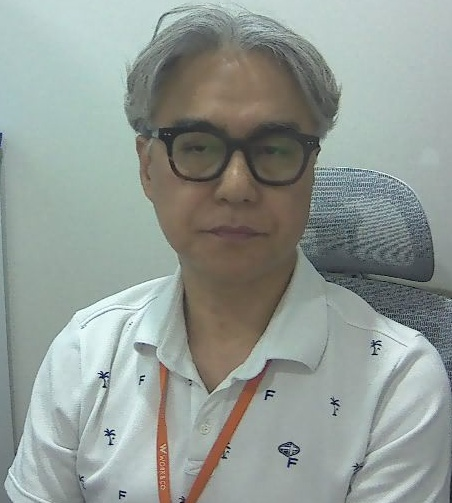
#> input picture 06_PoseEstimation/pose_img/person/sitting_pose/person_0.jpg, 452 x 503 px, given in place of the camera
$ python 08_Sobel_edge_test.py   (older library calls are emulated)
#> lines starting #> are read from the running program, lines starting #| are printed output that depends on the picture; after the words box and inside, x2 and y2 are one past the last pixel; in counts of white or black regions, pixels touching at a corner belong together
import cv2
import os
import time
import imutils
import numpy as np

# =================================================================
# 초기값 설정
# =================================================================
try:
    script_dir = os.path.dirname(os.path.abspath(__file__))
except NameError:
    script_dir = os.getcwd()

os.chdir(script_dir)
Videos_dir = os.path.abspath(os.path.join(script_dir, "../00_Sample_Video"))
video_file = os.path.join(Videos_dir, "input", "driver.mp4")

# =================================================================
# 카메라 / 파일 읽기
# =================================================================
cap = cv2.VideoCapture(0)  # 웹캠
# cap = cv2.VideoCapture(video_file)  # 파일

if not cap.isOpened():
    print(f"Error: 비디오를 열 수 없습니다. 경로: {video_file}")
    exit()

time.sleep(2.0)

while True:
    ret, frame = cap.read()
#> frame is the input picture: shape (503, 452, 3); mean B, G, R 149.4, 154.6, 146.2
    if not ret:
        print("비디오가 끝났거나 에러가 발생했습니다.")
        break

    frame = imutils.resize(frame, width=720)
#> frame: shape (801, 720, 3)

    # 입력영상 graysale 처리
    gray = cv2.cvtColor(frame, cv2.COLOR_BGR2GRAY)
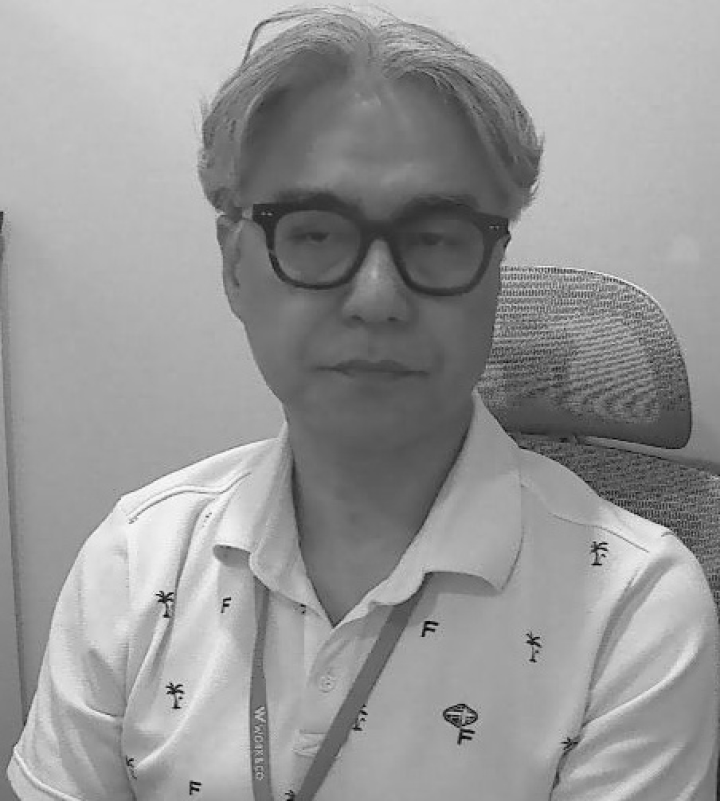
#> gray: shape (801, 720); min 2, max 251, mean 151.4

    # (선택) 노이즈 감소
    blurred = cv2.GaussianBlur(gray, (5, 5), 0)

    # =================================================================
    # Sobel Edge Detection
    # =================================================================
    sobelX = cv2.Sobel(blurred, cv2.CV_64F, 1, 0, ksize=3)
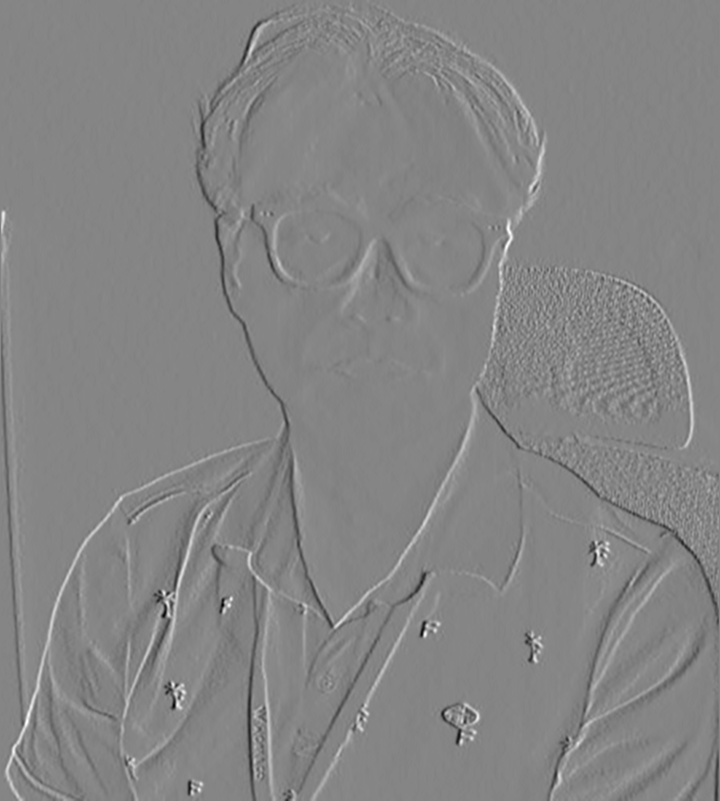
#> sobelX: shape (801, 720) float64; min -331, max 303, mean -0.1; drawn with min black and max white
    sobelY = cv2.Sobel(blurred, cv2.CV_64F, 0, 1, ksize=3)
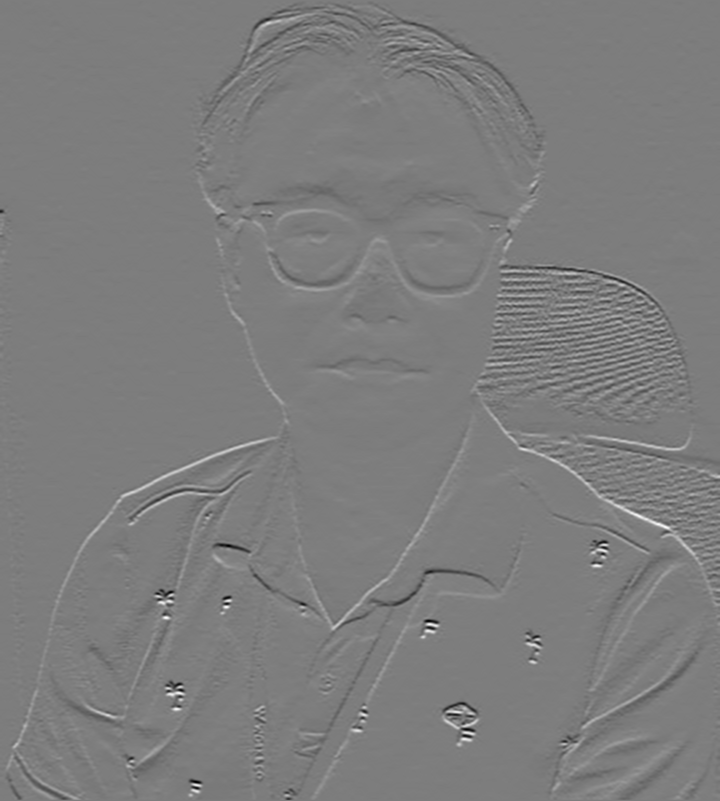
#> sobelY: shape (801, 720) float64; min -373, max 385, mean -0.6; drawn with min black and max white
    abs_sobelX = cv2.convertScaleAbs(sobelX)
    abs_sobelY = cv2.convertScaleAbs(sobelY)
    sobel_combined = cv2.addWeighted(abs_sobelX, 0.5, abs_sobelY, 0.5, 0)
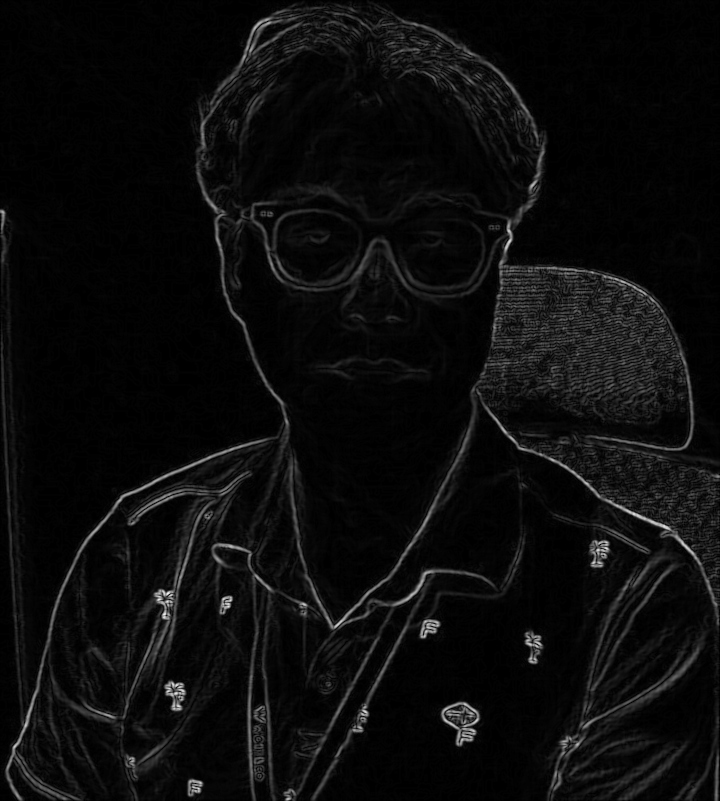
#> sobel_combined: shape (801, 720); min 0, max 240, mean 11.7

    # --- 추가: Sobel "magnitude" 계산 → 0~255로 정규화 → 임계값 150 이진화 ---
    sobel_mag = cv2.magnitude(sobelX.astype(np.float32), sobelY.astype(np.float32))
    sobel_mag_u8 = cv2.normalize(sobel_mag, None, 0, 255, cv2.NORM_MINMAX).astype(np.uint8)
    _, sobel_binary = cv2.threshold(sobel_mag_u8, 150, 255, cv2.THRESH_BINARY)
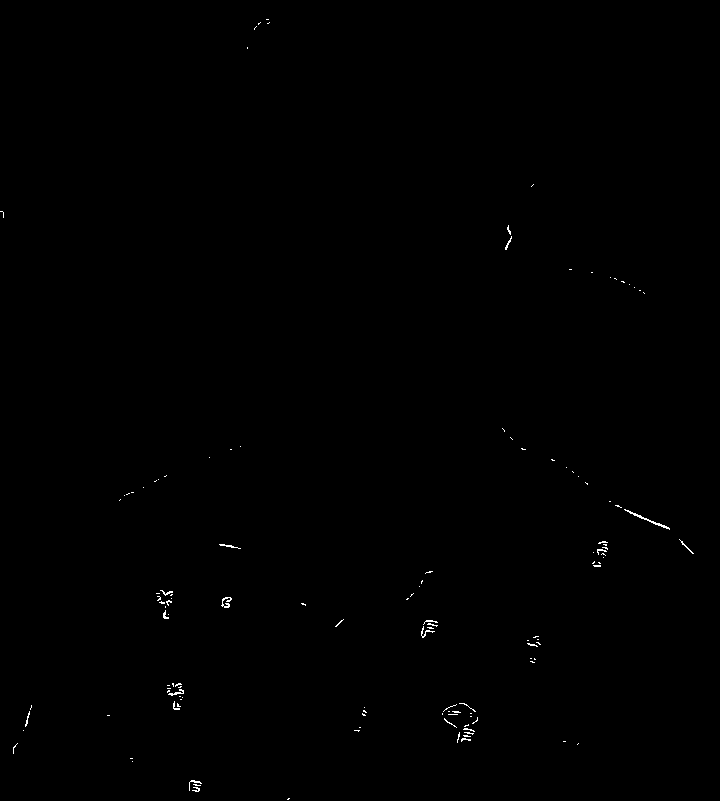
#> sobel_binary: shape (801, 720); 0.21% white in thin lines or dots


    # =================================================================
    # Canny Edge Detection
    # =================================================================
    canny_edges = cv2.Canny(blurred, 50, 150)
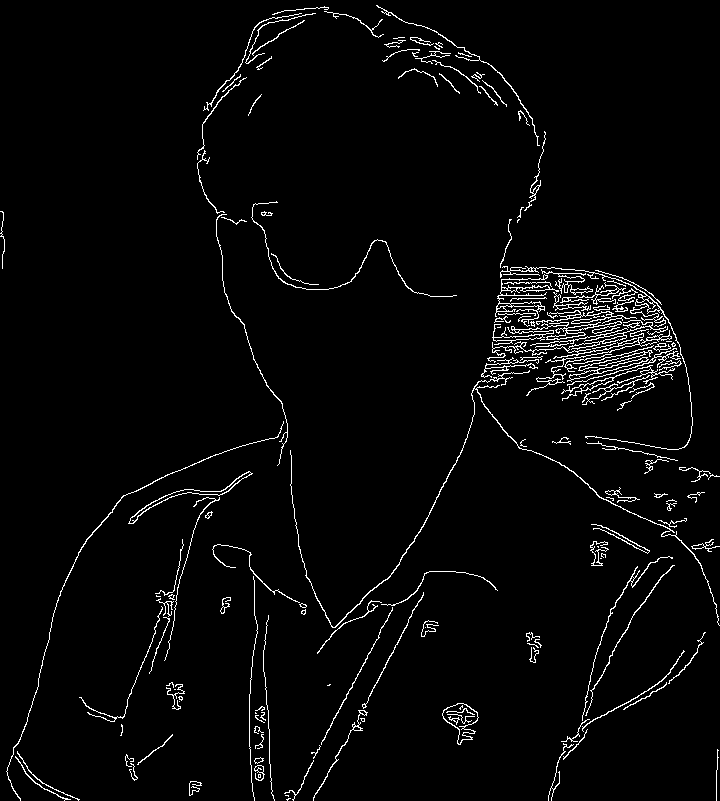
#> canny_edges: shape (801, 720); 3% white in thin lines or dots

    # =================================================================
    # Prewitt Edge Detection (개선 버전: float 연산 + magnitude)
    # =================================================================
    # 커널 (부호는 관례상 아래처럼 사용)
    kx = np.array([[-1, 0, 1],
                   [-1, 0, 1],
                   [-1, 0, 1]], dtype=np.float32)     # Gx
    ky = np.array([[ 1,  1,  1],
                   [ 0,  0,  0],
                   [-1, -1, -1]], dtype=np.float32)   # Gy

    # float으로 컨볼루션 → 음수/양수 보존
    px = cv2.filter2D(blurred, cv2.CV_32F, kx)
    py = cv2.filter2D(blurred, cv2.CV_32F, ky)
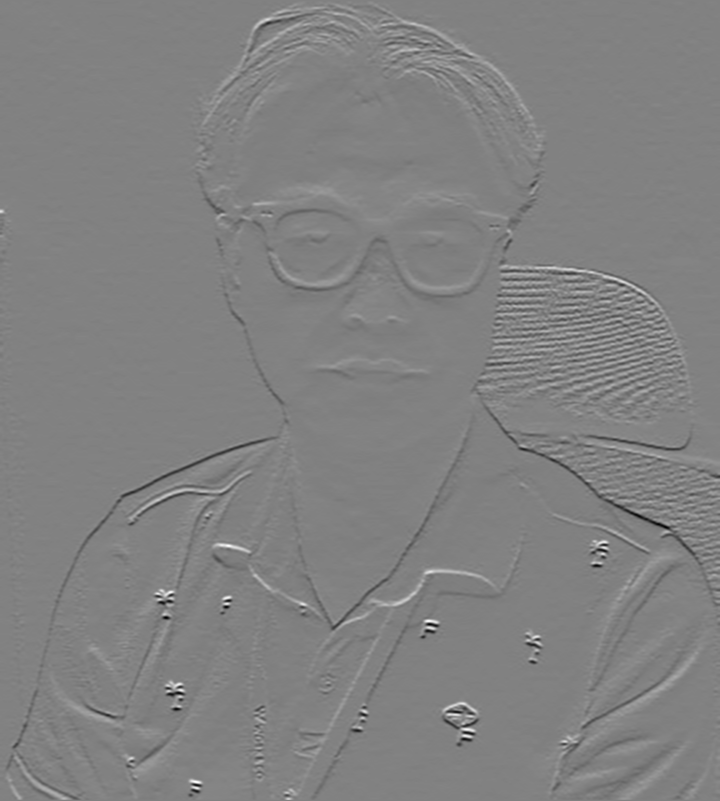
#> py: shape (801, 720) float32; min -286, max 278, mean 0.4; drawn with min black and max white

    # 크기(표준) 계산 후 8비트로 변환
    prewitt_mag = cv2.magnitude(px, py)           # sqrt(Gx^2 + Gy^2)
    operator_edges = cv2.convertScaleAbs(prewitt_mag)

    # =================================================================
    # 결과 영상 출력
    # =================================================================
    cv2.imshow("Original Frame", frame)
    cv2.imshow("Grayscale", gray)
    cv2.imshow("Sobel Edge Detection", sobel_combined)
    cv2.imshow("Canny Edge Detection", canny_edges)
    cv2.imshow("Prewitt Edge Detection", operator_edges)
    cv2.imshow("Sobel Magnitude (0~255)", sobel_mag_u8)     # 비교용(그레이스케일)
    cv2.imshow("Sobel Binary (T=150)", sobel_binary)        # 이진 영상


    key = cv2.waitKey(1) & 0xFF
#> (key q is pressed here)
    if key == ord("q"):
        break

cap.release()
cv2.destroyAllWindows()

$ run again, on 06_PoseEstimation/pose_img/person/sitting_pose/person_1.jpg
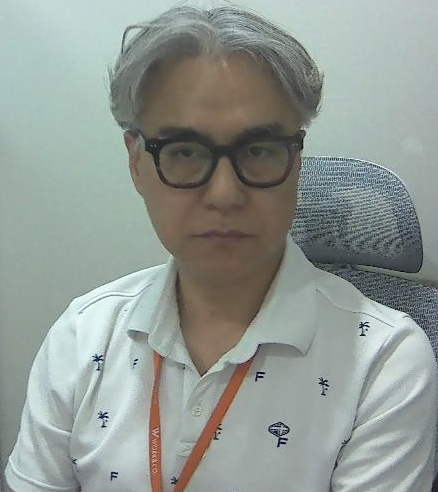
#> input picture 06_PoseEstimation/pose_img/person/sitting_pose/person_1.jpg, 438 x 492 px, given in place of the camera
#> frame is the input picture: shape (492, 438, 3); mean B, G, R 148.3, 153.9, 145.9
#> frame: shape (808, 720, 3)
#> `_, sobel_binary = cv2.threshold(sobel_mag_u8, 150, 255, cv2.THRESH_BIN..`:
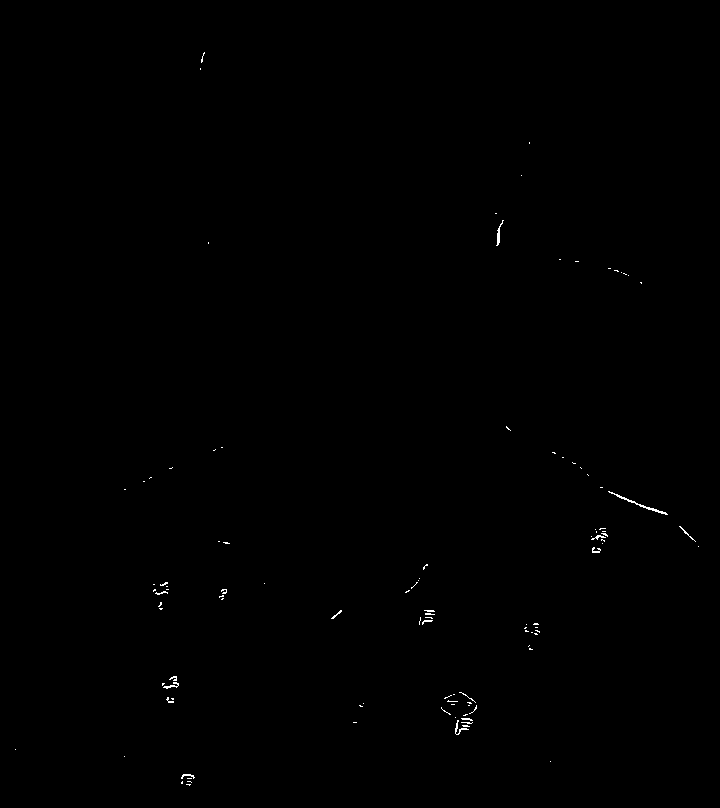
#> sobel_binary: shape (808, 720); 0.18% white in thin lines or dots, all inside (x1, y1, x2, y2) = (15, 52, 699, 786)
#> canny_edges: shape (808, 720); 3.3% white in thin lines or dots
#> `py = cv2.filter2D(blurred, cv2.CV_32F, ky)`:
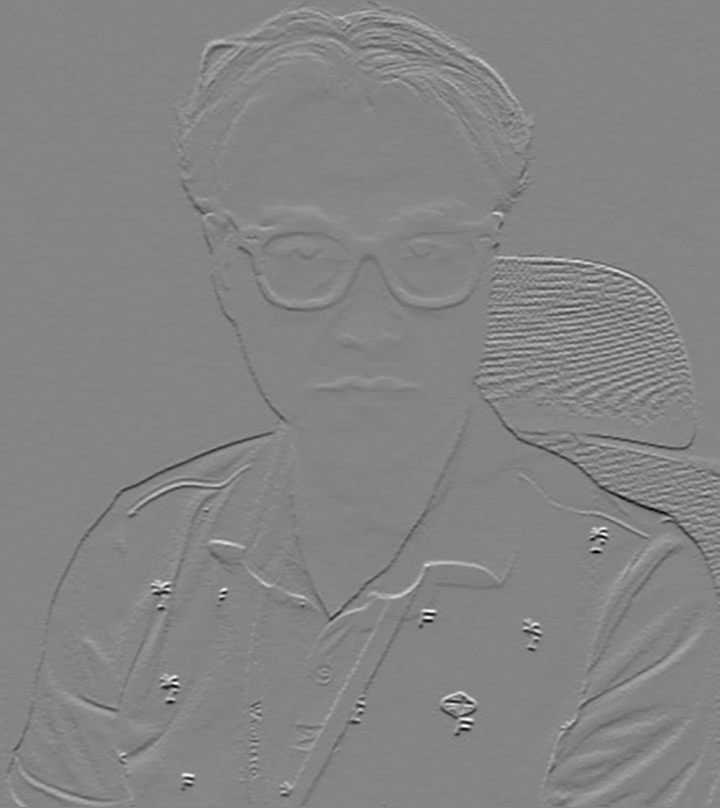
#> py: shape (808, 720) float32; min -303, max 281, mean 0.4; drawn with min black and max white

$ run again, on 06_PoseEstimation/pose_img/person/sitting_pose/person_11.jpg
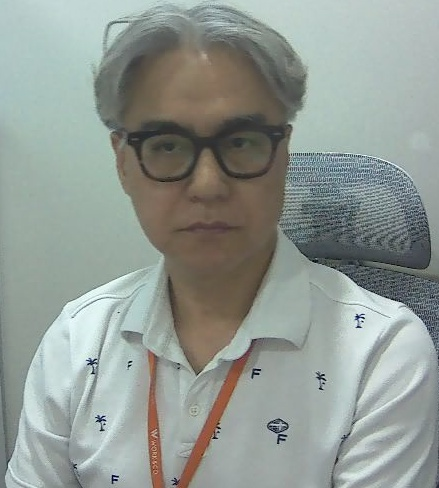
#> input picture 06_PoseEstimation/pose_img/person/sitting_pose/person_11.jpg, 439 x 488 px, given in place of the camera
#> frame is the input picture: shape (488, 439, 3); mean B, G, R 147.6, 153.3, 145.3
#> frame: shape (800, 720, 3)
#> `_, sobel_binary = cv2.threshold(sobel_mag_u8, 150, 255, cv2.THRESH_BIN..`:
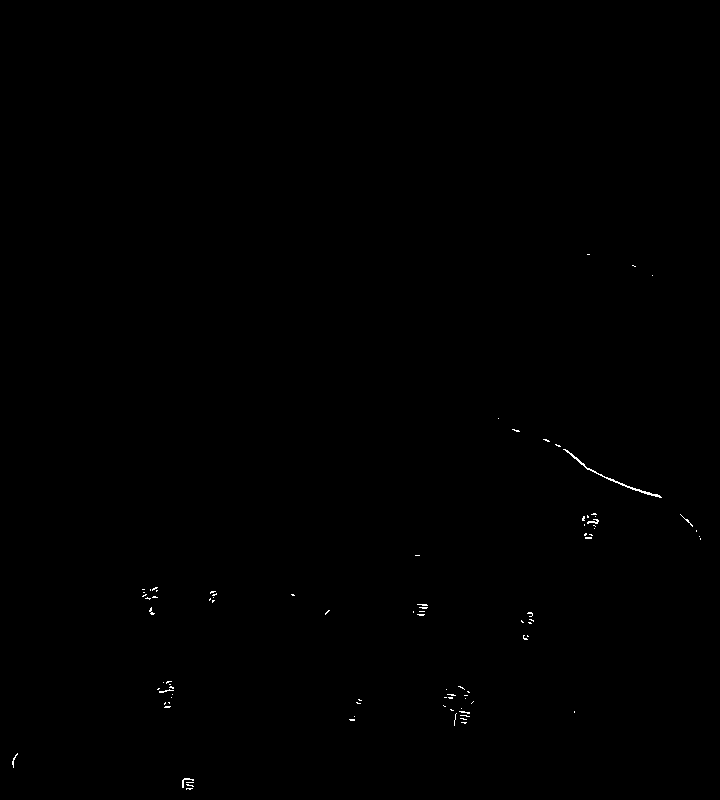
#> sobel_binary: shape (800, 720); 0.15% white in thin lines or dots, all inside (x1, y1, x2, y2) = (12, 254, 701, 790)
#> canny_edges: shape (800, 720); 3.3% white in thin lines or dots
#> `py = cv2.filter2D(blurred, cv2.CV_32F, ky)`:
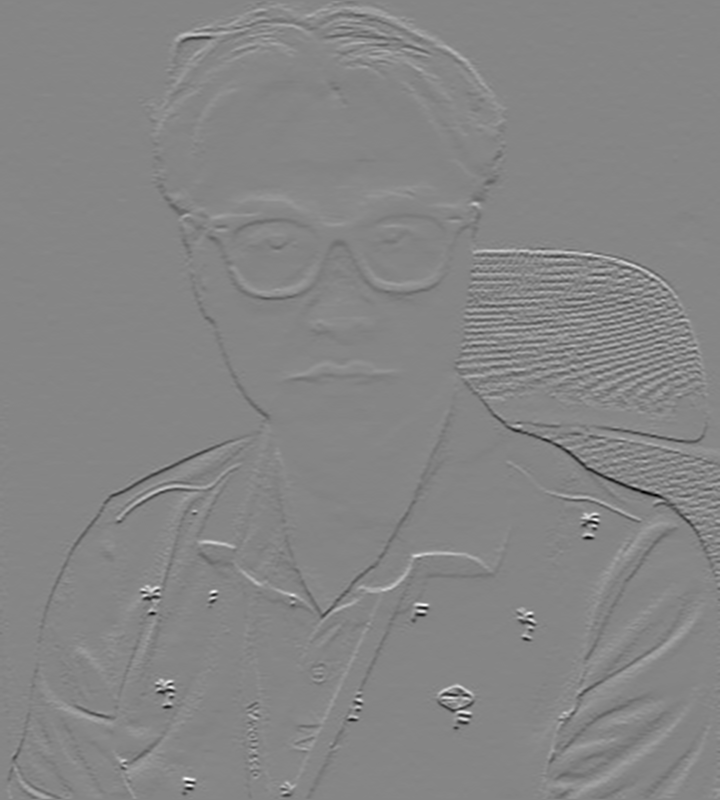
#> py: shape (800, 720) float32; min -324, max 295, mean 0.4; drawn with min black and max white
